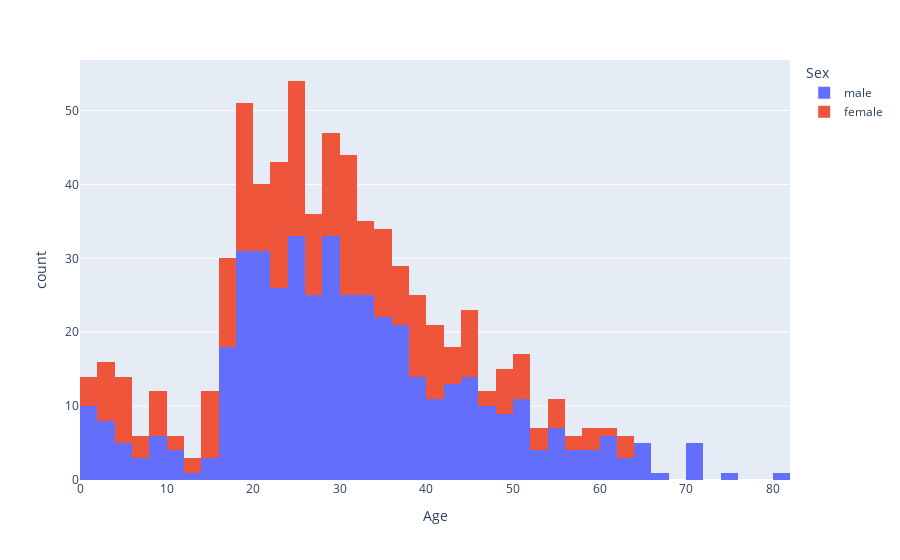

Here is the notebook cell this chart was saved with:
### Markdown cell above
## 2. Show the age distribution based on gender using a histogram

### Code cell
#histogram age distribution based on gender
fig = px.histogram(titanic_data, x="Age", color="Sex" )
fig.show()

### Figure 1 — Plotly figure (JSON) as saved in the notebook; plotly's stock layout.template omitted (floating-point values rounded to 4 significant figures; data arrays with more than 128 entries replaced by an {"elided": "..."} marker saying what was removed)
{"data": [{"alignmentgroup": "True", "bingroup": "x", "hovertemplate": "Sex=male<br>Age=%{x}<br>count=%{y}<extra></extra>", "legendgroup": "male", "marker": {"color": "#636efa", "pattern": {"shape": ""}}, "name": "male", "offsetgroup": "male", "orientation": "v", "showlegend": true, "type": "histogram", "x": {"elided": "577 float values"}, "xaxis": "x", "yaxis": "y"}, {"alignmentgroup": "True", "bingroup": "x", "hovertemplate": "Sex=female<br>Age=%{x}<br>count=%{y}<extra></extra>", "legendgroup": "female", "marker": {"color": "#EF553B", "pattern": {"shape": ""}}, "name": "female", "offsetgroup": "female", "orientation": "v", "showlegend": true, "type": "histogram", "x": {"elided": "314 float values"}, "xaxis": "x", "yaxis": "y"}], "layout": {"barmode": "relative", "legend": {"title": {"text": "Sex"}, "tracegroupgap": 0}, "margin": {"t": 60}, "xaxis": {"anchor": "y", "domain": [0, 1], "title": {"text": "Age"}}, "yaxis": {"anchor": "x", "domain": [0, 1], "title": {"text": "count"}}}}
